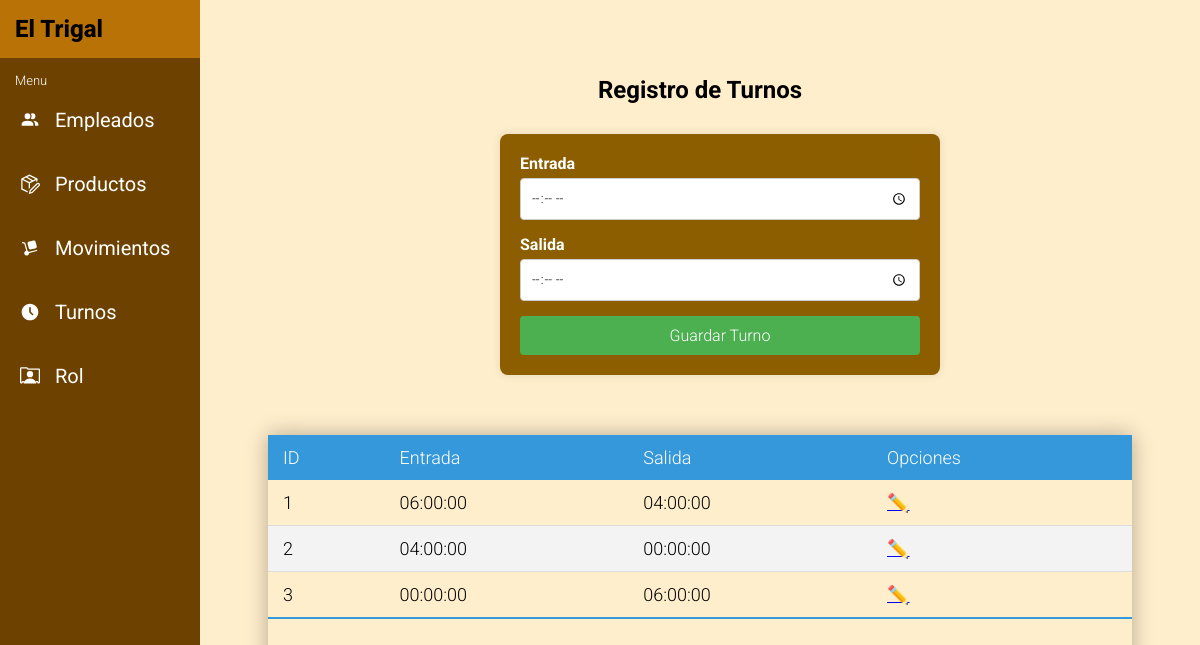
The app's page /php/layout/menu-turnos.php (signed in) with its own data.
### tables this page shows
CREATE TABLE Turno (
    id INT AUTO_INCREMENT PRIMARY KEY,
    Entrada TIME,
    Salida TIME
);

### php/layout/menu-turnos.php (the view, shortened to what this page needs)
<?php
include ('../config/connection.php');
$query = "SELECT id, Entrada, Salida FROM Turno";
$result = $conn->query($query);
?>
<!DOCTYPE html>
<html lang="es">
<head>
  <link rel="stylesheet" href="../../css/menu.css">
  <link rel="stylesheet" href="../../css/menu-turnos.css">
</head>
<body>
  <?php include '../components/menu.php' ?>
  <section>
    <h2>Registro de Turnos</h2>
    <div class="productos-container">
      <form action="../controllers/turnosCtrl/registrarCtrl.php" method="POST">
        <div class="form-group">
          <label for="entrada">Entrada</label>
          <input type="time" id="entrada" name="entrada" required>
        </div>
        <div class="form-group">
          <label for="salida">Salida</label>
          <input type="time" id="salida" name="salida" required>
        </div>
        <button type="submit">Guardar Turno</button>
      </form>
    </div>
    <div class="table-container">
      <table class="styled-table">
        <thead>
          <tr>
            <th>ID</th>
            <th>Entrada</th>
            <th>Salida</th>
            <th>Opciones</th>
          </tr>
        </thead>
        <tbody>
          <?php
          if ($result->num_rows > 0) {
            while ($row = $result->fetch_assoc()) {
              echo "<tr>";
              echo "<td>" . $row['id'] . "</td>";
              echo "<td>" . $row['Entrada'] . "</td>";
              echo "<td>" . $row['Salida'] . "</td>";
              echo "<td><a class='btn-editar' href='editar-turnos.php?id=" . $row['id'] . "'>✏️</a></td>";
              echo "</tr>";
            }
          } else {
            echo "<tr><td colspan='7'>No hay datos disponibles</td></tr>";
          }
          ?>
        </tbody>
    </div>
  </section>
</body>
</html>

### css/menu.css (style rules this page uses)
* { font-family: "Roboto", sans-serif; font-weight: 300; font-style: normal; margin: 0; padding: 0; }

### css/menu-turnos.css (style rules this page uses)
body { margin: 0; padding: 0; min-height: 100vh; background: #ffeecc; font-family: "Roboto", sans-serif; font-weight: 300; font-style: normal; }
section { padding: 20px; margin-left: 200px; min-height: 100vh; display: flex; flex-direction: column; justify-content: center; align-items: center; }
section h2 { font-weight: 700; }
.productos-container { width: 40%; min-width: 400px; color: white; margin: 30px; }
form { background-color: #8d5e00; padding: 20px; border-radius: 8px; box-shadow: 0 0 10px rgba(0, 0, 0, 0.1); width: 100%; display: flex; flex-direction: column; justify-content: center; align-items: center; }
.form-group { margin-bottom: 15px; width: 100%; }
.form-group label { display: block; margin-bottom: 5px; font-weight: bold; }
.form-group input[type="time"] { width: 100%; padding: 10px; border: 1px solid #ccc; border-radius: 4px; box-sizing: border-box; }
button { background-color: #4CAF50; color: white; padding: 10px 15px; border: none; border-radius: 4px; cursor: pointer; font-size: 16px; width: 100%; }
.table-container { width: 90%; max-width: 1000px; height: 300px; margin: 0 20px; overflow-x: auto; box-shadow: 0 0 20px rgba(0, 0, 0, 0.3); margin: 30px; }
.styled-table { width: 100%; border-collapse: collapse; font-size: 18px; text-align: left; }
.styled-table thead tr { background-color: #3498db; color: #ffffff; text-align: left; }
.styled-table th, .styled-table td { padding: 12px 15px; }
.styled-table tbody tr { border-bottom: 1px solid #dddddd; }
.styled-table tbody tr:nth-of-type(even) { background-color: #f3f3f3; }
.styled-table tbody tr:last-of-type { border-bottom: 2px solid #3498db; }

### records on screen
turno: id "1", Entrada "06:00:00", Salida "04:00:00"
turno: id "2", Entrada "04:00:00", Salida "00:00:00"
turno: id "3", Entrada "00:00:00", Salida "06:00:00"
